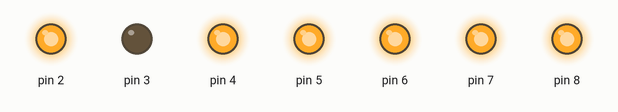
Bench run of a sketch on a simulated Arduino Uno, built with avr-gcc and run on an emulated ATmega328P. Shown: output pins drawn as LEDs (lit = HIGH).

Above: at 0.1 s.
Timing chart, 0 to 1.6 s (numbered marks = the images above):
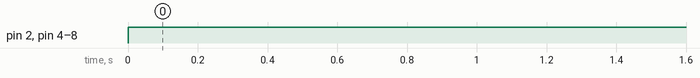

Measured:
- by itself, pin 2, pin 4–8: LOW → HIGH at 0.00 s

The sketch:

7Segnmal.ino
```cpp
void setup()
{
  for ( int x=2; x<=8;x++){
  pinMode(x, OUTPUT);

  }
}

void loop()
{

  digitalWrite(2,1);  //a
  digitalWrite(3,0);  //b
  digitalWrite(4,1);  //c
  digitalWrite(5,1);  //d
  digitalWrite(6,1);  //e
  digitalWrite(7,1);  //f
  digitalWrite(8,1);  //g

}
```
